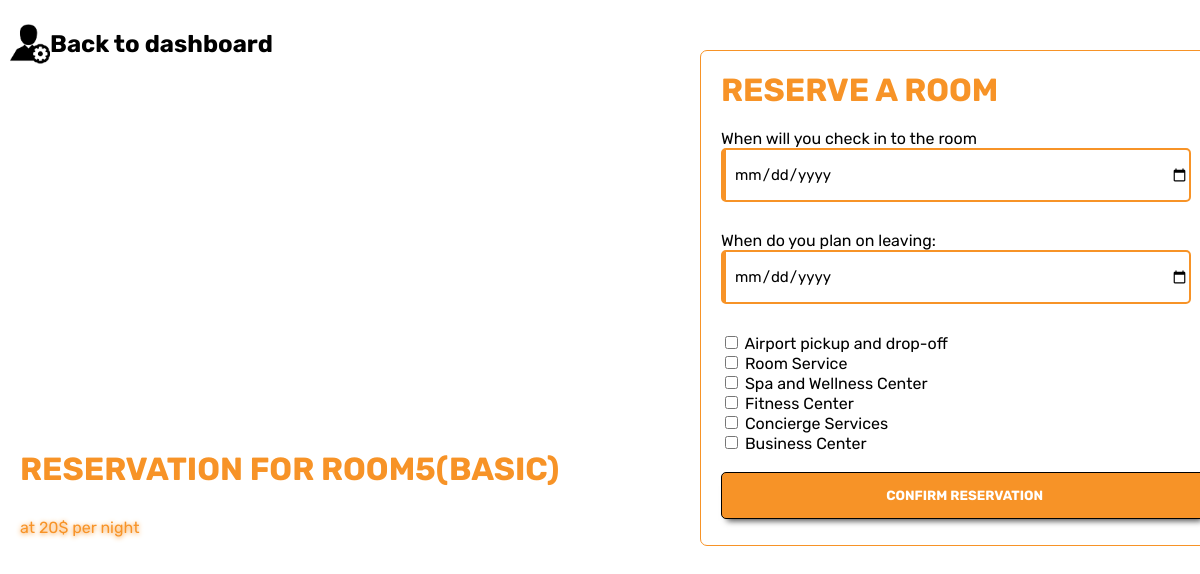
The app's page /reservation/?room_number=5&guest_id=, older data.
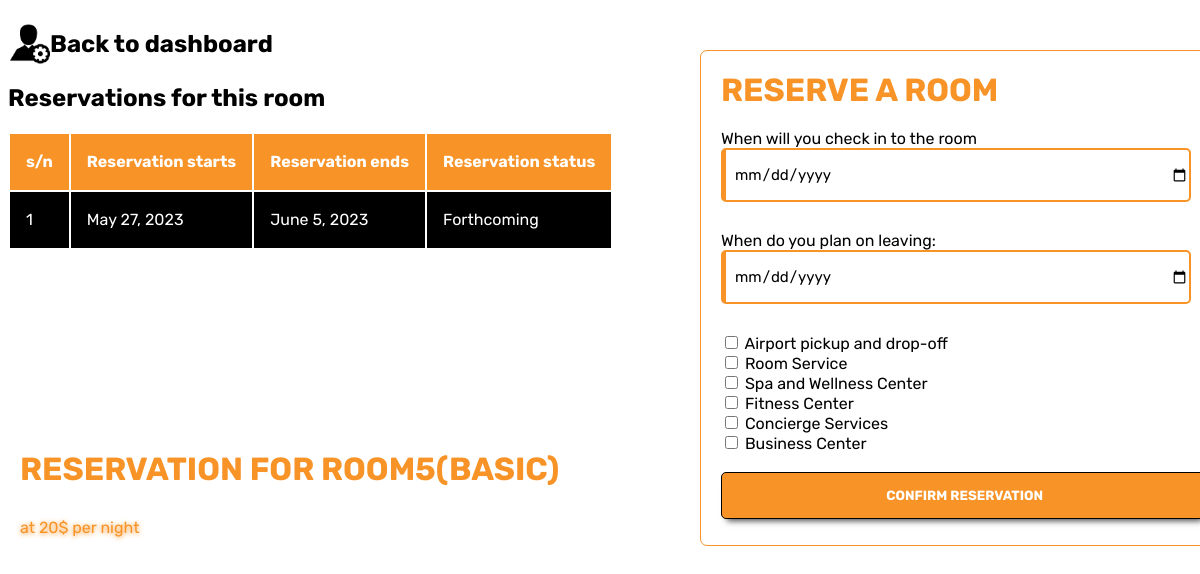
The same page, newer data.
### regora_app/models.py (models this page shows, shortened)
class Service(models.Model):
    name = models.CharField(max_length=100)
    price = models.DecimalField(max_digits=8, decimal_places=2)

class Reservation(models.Model):
    guest= models.ForeignKey(Guest, null=True, on_delete= models.SET_NULL)
    room= models.ForeignKey(Room, null=True, on_delete= models.SET_NULL)
    services = models.ManyToManyField(Service)
    date_booked = models.DateTimeField(auto_now_add=True)
    begin_date = models.DateField()
    end_date = models.DateField()
    pickup_time = models.TimeField(default="None", max_length=20, null=True, blank=True)
    dropoff_time = models.TimeField(default="nothing", max_length=20, null=True, blank=True)
    def get_status(self):
        current_date = timezone.now().date()
        if current_date < self.begin_date:
            return "Forthcoming"
        elif self.begin_date <= current_date <= self.end_date:
            return "Active"
        else:
            return "Expired"

### regora_app/views.py (the view)
# urls.py: path('reservation/', views.reservation, name="reservation"),
def reservation(request):
    room_number = request.GET.get('room_number')
    guest_id = request.GET.get('guest_id')
    all_services = Service.objects.all()
    all_services_json = serialize('json', all_services)  # Serialize QuerySet to JSON
    all_services_data = json.loads(all_services_json)
    processed_all_services = json.dumps(all_services_data)
    room = Room.objects.get(room_number = room_number)
    if room.is_available:
        return render (request, 'reservation.html', {
                'room': room,
                'guest_id': guest_id,
                'json_services': processed_all_services,
                'services': Service.objects.all()
            }
        )
    else:
        target_reservations = room.reservation_set.all()
        reservations_json = serialize('json', target_reservations)  # Serialize QuerySet to JSON
        reservations_data = json.loads(reservations_json)
        for reservation in reservations_data:
            reservation['fields']['begin_date'] = reservation['fields']['begin_date'].split('T')[0]
            reservation['fields']['end_date'] = reservation['fields']['end_date'].split('T')[0]
        reservations_json_updated = json.dumps(reservations_data)
        return render(request, 'reservation.html', {
                'room': room,
                'guest_id': guest_id,
                'json_services': processed_all_services,
                'services': Service.objects.all(),
                'reservations': target_reservations,
                'json_reservations': reservations_json_updated
            }
        )

### regora_app/models.py (called while the page is built)
    def getType(self):
        if self.room_number <= 17:
            return "basic"
        elif 17 < self.room_number <= 34:
            return "premium"
        else:
            return "executive"

### templates/reservation.html (shortened to what this page needs)
{% load static %}
<html lang="en">
  <head>
    <link rel="stylesheet" href="{% static 'css/reservation.css' %}">
  </head>
  <body>
    <a href="../dashboard/?guest_id={{guest_id}}" class="logo">
        <img src="{% static 'images/user_dashboard_icon.png' %}" height="40" width="40">
        <h2 class="logo-text">Back to dashboard</h2>
      </a>
    {% if reservations %}
    <h2>Reservations for this room</h2>
    <table class="table">
        <thead id="thead">
          <tr>
            <th scope="col">s/n</th>
            <th scope="col">Reservation starts</th>
            <th scope="col">Reservation ends</th>
            <th scope="col">Reservation status</th>
          </tr>
        </thead>
        <tbody>
          {% for reservation in reservations %}
            <tr class="tr">
              <td>{{ forloop.counter }}</td>
              <td>{{ reservation.begin_date }}</td>
              <td>{{ reservation.end_date }}</td>
              <td>{{ reservation.get_status }}</td>
            </tr>
          {% endfor %}
        </tbody>
      </table>
      {% endif %}
        <div class="wrapper">
            <h1 style="margin-top: -40px; margin-bottom: 20px;">Reserve a room</h1>
            <form>
                <label for="begin_date">When will you check in to the room</label>
                <input type="date" name="begin_date" class="begin_date" required><br><br>
                <label for="end_date">When do you plan on leaving:</label>
                <input type="date" name="end_date" class="end_date" required><br><br>
                {% for service in services %}
                    <label>
                        <input type="checkbox" class="services" name="services" value="{{ service.id }}"> {{ service.name }}
                    </label>
                    <br>
                {% endfor %}
                <br>
                <input value="Confirm reservation" type="button" class="button">
            </form>
        </div>
    <div class="calculations">
        <h1 class="reservation-title">Reservation for Room{{room.room_number}}({{ room.getType }})</h1>
        <p class="rate"></p>
    </div>
  </body>
</html>

Row changes from the older to the newer data that the page shows:
added Reservation: begin_date "May 27, 2023", end_date "June 5, 2023", get_status "Forthcoming"
Text that changed along with them:
text now shown: "Reservations for this room s/n Reservation starts Reservation ends Reservation status"
